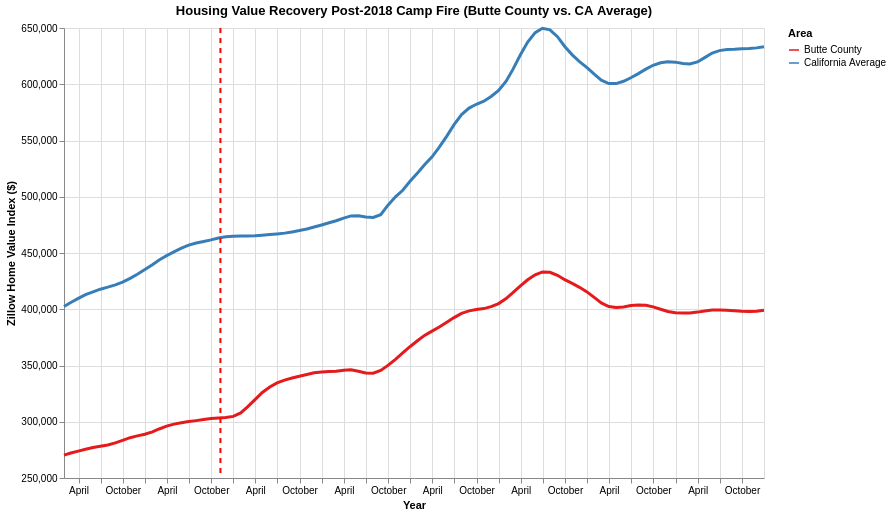

The notebook cell this image was saved under:
### Markdown cell above
This visualization incorporates a third variable, current home value, into the relationship between income and wildfire exposure. Color allows us to identify whether high-risk ZIP codes are also high-value real estate markets. The chart reveals that several ZIP codes with both high incomes and substantial wildfire exposure also have some of the highest housing values in Los Angeles County.

### Code cell
import pandas as pd
import altair as alt

#Pull Zillow County-level Data directly from their public URL
#This bypasses the need for any local CSV uploads
zillow_url = "https://files.zillowstatic.com/research/public_csvs/zhvi/County_zhvi_uc_sfrcondo_tier_0.33_0.67_sm_sa_month.csv"
df = pd.read_csv(zillow_url)

#Filter for California
ca_df = df[df['State'] == 'CA'].copy()

#Focus on Butte County (Camp Fire, Nov 2018) vs. State Average
#We will look at Jan 2017 through early 2024 to see the before and after
date_cols = [c for c in ca_df.columns if c.startswith('2017') or c.startswith('2018') or
             c.startswith('2019') or c.startswith('2020') or c.startswith('2021') or
             c.startswith('2022') or c.startswith('2023') or c.startswith('2024')]

#Calculate CA average across all counties
ca_avg = ca_df[date_cols].mean()

#Get Butte County specifically
butte = ca_df[ca_df['RegionName'] == 'Butte County'][date_cols].mean()

#Combine for Altair plotting
plot_df = pd.DataFrame({
    'Date': pd.to_datetime(date_cols),
    'Butte County': butte.values,
    'California Average': ca_avg.values
}).melt(id_vars=['Date'], var_name='Region', value_name='Typical Home Value')

#Visualize the trend
line_chart = alt.Chart(plot_df).mark_line(size=3).encode(
    x=alt.X('Date:T', title='Year'),
    y=alt.Y('Typical Home Value:Q', scale=alt.Scale(zero=False), title='Zillow Home Value Index ($)'),
    color=alt.Color('Region:N', title='Area', scale=alt.Scale(scheme='set1')),
    tooltip=[alt.Tooltip('Date:T', format='%b %Y'), 'Region:N', alt.Tooltip('Typical Home Value:Q', format='$,.0f')]
).properties(
    title='Housing Value Recovery Post-2018 Camp Fire (Butte County vs. CA Average)',
    width=700,
    height=450
)

#Add a vertical line for the Camp Fire (November 8, 2018)
fire_date = pd.DataFrame({'Date': [pd.to_datetime('2018-11-08')]})
rule = alt.Chart(fire_date).mark_rule(color='red', strokeDash=[5, 5], size=2).encode(x='Date:T')

#Combine and show
(line_chart + rule)

### Figure 1 — Vega-Lite specification as saved in the notebook (floating-point values rounded to 4 significant figures; data arrays with more than 128 entries replaced by an {"elided": "..."} marker saying what was removed)
{"config": {"view": {"continuousWidth": 300, "continuousHeight": 300}}, "layer": [{"data": {"name": "data-75a65a6478774041853c644cb1741f63"}, "mark": {"type": "line", "size": 3}, "encoding": {"color": {"field": "Region", "scale": {"scheme": "set1"}, "title": "Area", "type": "nominal"}, "tooltip": [{"field": "Date", "format": "%b %Y", "type": "temporal"}, {"field": "Region", "type": "nominal"}, {"field": "Typical Home Value", "format": "$,.0f", "type": "quantitative"}], "x": {"field": "Date", "title": "Year", "type": "temporal"}, "y": {"field": "Typical Home Value", "scale": {"zero": false}, "title": "Zillow Home Value Index ($)", "type": "quantitative"}}, "title": "Housing Value Recovery Post-2018 Camp Fire (Butte County vs. CA Average)"}, {"data": {"name": "data-c6b9aec3321d8e3e757c8d47f7de6990"}, "mark": {"type": "rule", "color": "red", "size": 2, "strokeDash": [5, 5]}, "encoding": {"x": {"field": "Date", "type": "temporal"}}}], "height": 450, "width": 700, "$schema": "https://vega.github.io/schema/vega-lite/v5.20.1.json", "datasets": {"data-75a65a6478774041853c644cb1741f63": {"elided": "192 records"}, "data-c6b9aec3321d8e3e757c8d47f7de6990": [{"Date": "2018-11-08T00:00:00"}]}}
